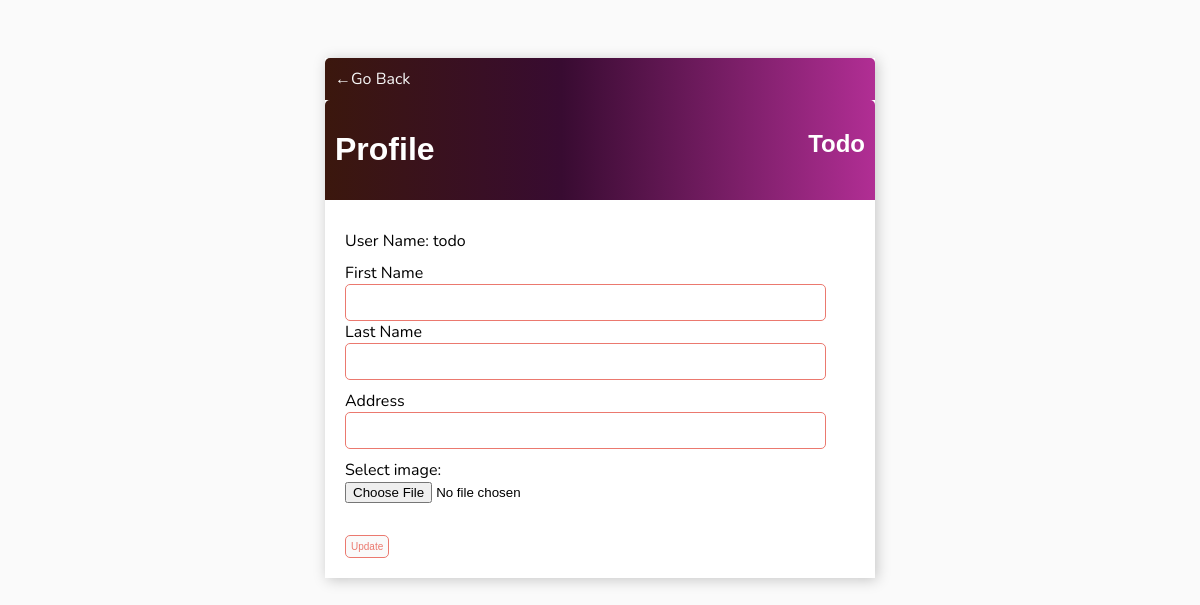
/users/profile/1/ (signed in), run on an earlier commit of the app's database.
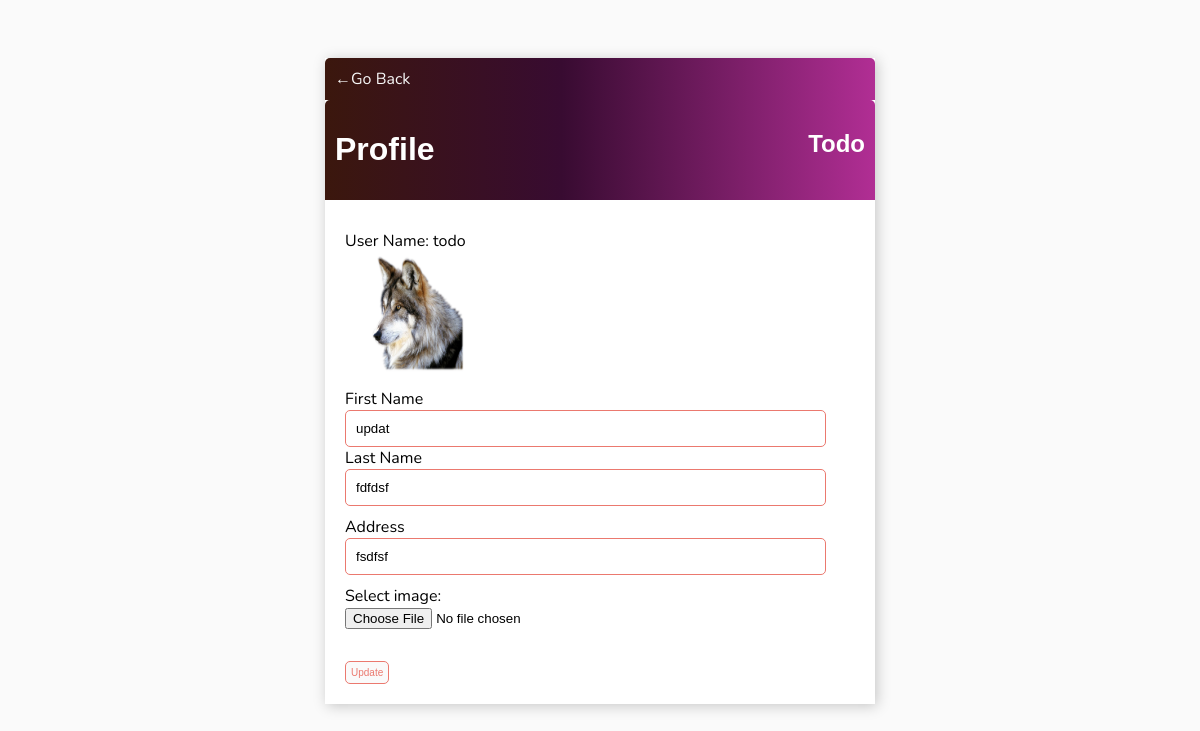
And on a later commit of the database.
### data/models.py (models this page shows, shortened)
class UserProfileModel(models.Model):
    user = models.OneToOneField(User, on_delete=models.CASCADE, null=True, blank=True,related_name='related_profile')
    first_name = models.CharField(max_length=250, null=True)
    last_name = models.CharField(max_length=250,null=True)
    address = models.CharField(max_length=250,null=True)
    blocked = models.BooleanField(default=False)
    image = models.ImageField(null=True, blank=True, upload_to='')

### data/views.py (the view, shortened to what this page needs)
# urls.py: path('users/profile/<int:pk>/', UserProfile.as_view(), name='profile' ),
class UserProfile(LoginRequiredMixin, ListView):
    def get(self, request, *args, **kwargs):
        pk = self.kwargs.get('pk')
        if pk == request.user.pk or request.user.is_superuser:
            user_object= User.objects.filter(pk=pk).first()
            if UserProfileModel.objects.filter(user=user_object).first():
                user_profile_object= user_object.related_profile
            else:
                user_profile_object = ''
            return render(request, 'data/userInfo.html',{'user':user_object,'profile':user_profile_object})
        else:
            return redirect('profile',pk=request.user.pk)

### data/templates/data/userInfo.html (shortened to what this page needs)
{% extends 'data/main.html'%}
{% load static %}
{% block content %}
<div class="header-bar">
    <a href="{% url 'users' %}">&#8592;Go Back</a>
</div>
<div class="header-bar">
    <h1>Profile</h1>
    <div>
        <h2>{{ request.user|title }} </h2>
    </div>
</div>
<div class="card-body">
    <form method = "post" enctype="multipart/form-data">
            <label>User Name: {{user}}</label>
        {% if profile.image %}
        <img src="{{profile.image.url}}" alt="Smiley face" width="120" height="120">
        {% endif  %}
        <label>First Name</label>
        <input type="text" name="first_name" value="{{ profile.first_name }}"
        <label>Last Name</label>
        <input type="text" name="last_name" value="{{ profile.last_name }}">
        <label>Address</label>
        <input type="text" name="address" value="{{ profile.address }}">
        <label for="img">Select image:</label>
        <input type="file" id="img" name="image">
        <br>
        <br>
        <input style="margin-top: 10px;" class="Button" type="submit" value="Update">
    </form>
</div>
{% endblock content %}

What changed in the data, as far as the page shows it:
added UserProfileModel: image (picture), first_name "updat", last_name "fdfdsf", address "fsdfsf"
